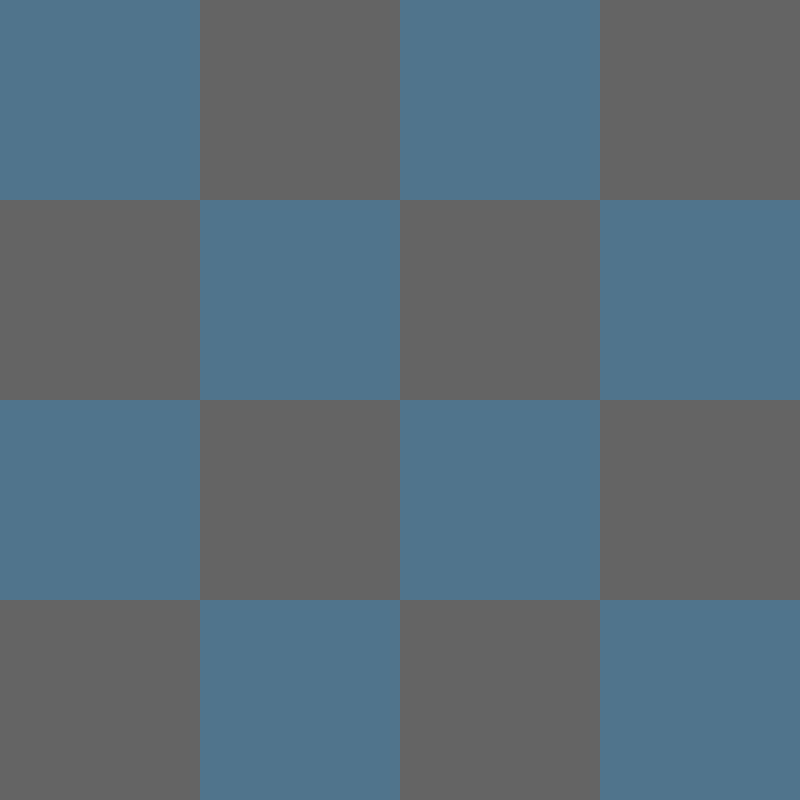
Frame 1 (no input)
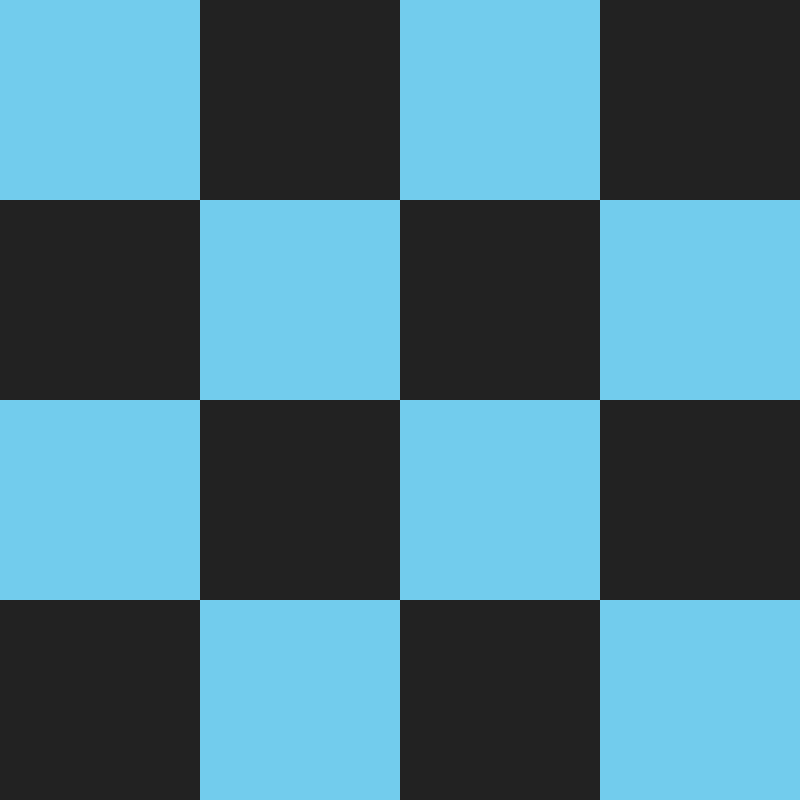
Frame 60 (the mouse pressed at the canvas centre just before this capture)
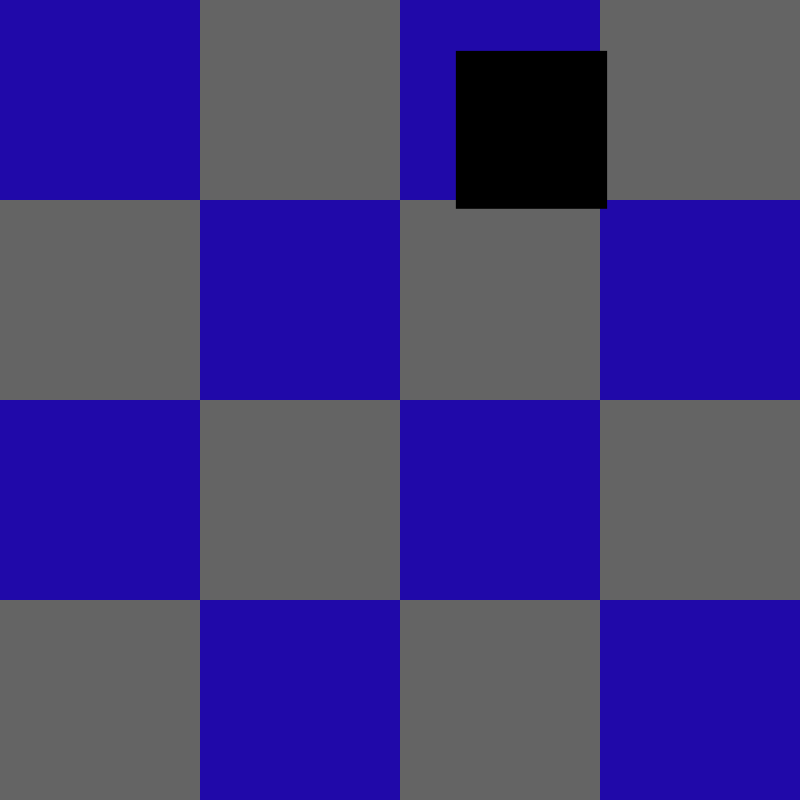
Frame 120 (the mouse held since frame 60 and released just before this capture)

The Processing sketch that drew these frames (run headless with seeded random() and noise(); from frame 60 on, the mouse is pressed at the canvas centre):

// Processing sketch: processing_71727
// ── processing_71727.pde

/*float a = 0.0;
float s = 0.0;*/

void setup() 
{
  
  size(800, 800);
  noStroke();
  frameRate(30);
}

void draw() 
{
  
  background(100);
  
  /*a = a + 0.04;
  s = cos(a)*2;*/
  
  float colorA;
  colorA = 0;
  float colorB;
  colorB = 0;
  float colorC;
  colorC = 0;
  
  float squareX;
  squareX = random(0,600);
  float squareY;
  squareY = random(0,600);
  float squareW;
  squareW = random(50,200);
  float squareH;
  squareH = random(50,200);
  
  float M;
  M = 0;
  float N;
  N = 255;
  
  float Z;
  Z = random(0,255);
  
  /*float angle;
  angle = PI;
  float rotation = cos(angle);
  rotate (rotation);*/
  
  if (second() % 4 == 0)
    {
      background(Z);
    }
  
  if (second() % 12 == 0)
    {
      fill(0);
      ellipse(400, 400, 400, 400);
      ellipse(200, 200, 400, 400);
      ellipse(200, 600, 400, 400);
      ellipse(600, 200, 400, 400);
      ellipse(600, 600, 400, 400);
    }
  
  if (second() % 1 == 0) 
    {
      colorA = random(0,255);
      colorB = random(0,255);
      colorC = random(0,255);
    }
    
  fill(colorA, colorB, colorC);
  
  rect(0,0,200,200);
  rect(200,200,200,200);
  rect(400,400,200,200);
  rect(600,600,200,200);
  
  rect(400,0,200,200);
  rect(600,200,200,200);
  rect(0,400,200,200);
  rect(200,600,200,200);
    
   if (second() % 5 == 0)
    {
      fill(M);
      rect(squareX,squareY,squareW,squareH);
    }
    
   if (second() % 7 == 0)
    {
      fill(N);
      rect(squareX,squareY,squareW,squareH);
    }
    
  /*fill(colorA, colorB, colorC);
  
  rect(0,0,200,200);
  rect(200,200,200,200);
  rect(400,400,200,200);
  rect(600,600,200,200);
  
  rect(400,0,200,200);
  rect(600,200,200,200);
  rect(0,400,200,200);
  rect(200,600,200,200);*/
  
  
  /*scale(s); 
  fill(colorA, colorB, colorC);
  rect(100, 100, 50, 50); 
  
  translate(75, 0);
  fill(colorA, colorB, colorC);
  scale(s);
  rect(100, 100, 50, 50);  */
  
}
